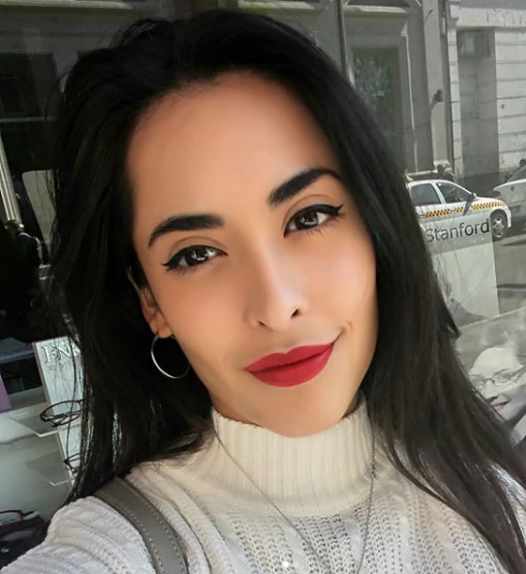
//> input picture docker_source_code/docker_composite_image_generator/prototypes/masks-test/selfie.png, 526 x 574 px
$ ./test   (built with g++ and OpenCV 4)
//> lines starting //> are read from the running program, lines starting //| are printed output that depends on the picture; after the words box and inside, x2 and y2 are one past the last pixel; in counts of white or black regions, pixels touching at a corner belong together
### docker_source_code/docker_composite_image_generator/prototypes/masks-test/randomFunc.h
#ifndef RANDOMFUNC_H_
#define RANDOMFUNC_H_
#include <random>

using namespace std;

float randomFloat(float from, float to);
int randomInt(int from, int to);

#endif

### docker_source_code/docker_composite_image_generator/prototypes/masks-test/randomFunc.cpp
#include "randomFunc.h"

using namespace std;

// [6 lines left out: function randomFloat, not called in this run]

int randomInt(int from, int to) {
        random_device                    rand_dev;
        mt19937                          generator(rand_dev());
        uniform_int_distribution<int>    distr(from, to);
        return distr(generator);
}

### docker_source_code/docker_composite_image_generator/prototypes/masks-test/test.cpp
#include <opencv2/opencv.hpp>
#include <iostream>
#include <omp.h>
#include <fstream>
#include <string>
#include <filesystem>
#include <chrono>
#include "randomFunc.h"

using namespace std;


// this tests the radom functions, lowe res, blurr, create canvas and inserting an image onto the canvas

cv::Mat getMasks(cv::Mat image, int mcolors [3]){

	cv::cvtColor(image, image, cv::COLOR_BGR2GRAY);
	double thresh = 0;
	double maxValue = 255;
	// Binary Threshold
	cv::threshold(image, image, thresh, maxValue, cv::THRESH_BINARY);
	cv::Mat mask;
	cv::cvtColor(image, image, cv::COLOR_GRAY2BGR);
    	inRange(image, cv::Scalar(255, 255, 255), cv::Scalar(255, 255, 255), mask);
    	image.setTo(cv::Scalar(mcolors[0], mcolors[1], mcolors[2]), mask);
	return image;

}

int main(){

	cv::Mat objectImage = cv::imread("../selfie.png");
//> objectImage is the input picture: 574 rows x 526 cols, CV_8UC3; mean B, G, R 85.7, 97.7, 110.1

	cout << "resising an image" << endl;
	cv::resize(objectImage, objectImage, cv::Size(300, 300));
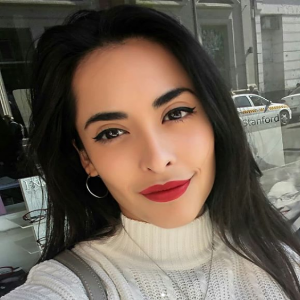
//> objectImage: 300 rows x 300 cols, CV_8UC3; mean B, G, R 85.6, 97.6, 110

	cout << "creating an image" << endl;
	imshow("object",objectImage);
	int k = cv::waitKey(0);
//> the space key is pressed
	cv::Mat canvas(600, 1200, CV_8UC3, cv::Scalar(0,0,0));

	cout << "putting the object in the image" << endl;
	// define x1, x2, y1, y2
	int x1 = randomInt(30, 300);
	int y1 = randomInt(30, 300);
	int x2 = objectImage.cols;
//> x2 = 300
	int y2 = objectImage.rows;
//> y2 = 300
	cv::Mat insetImage(canvas, cv::Rect(x1, y1, x2, y2));
	objectImage.copyTo(insetImage);
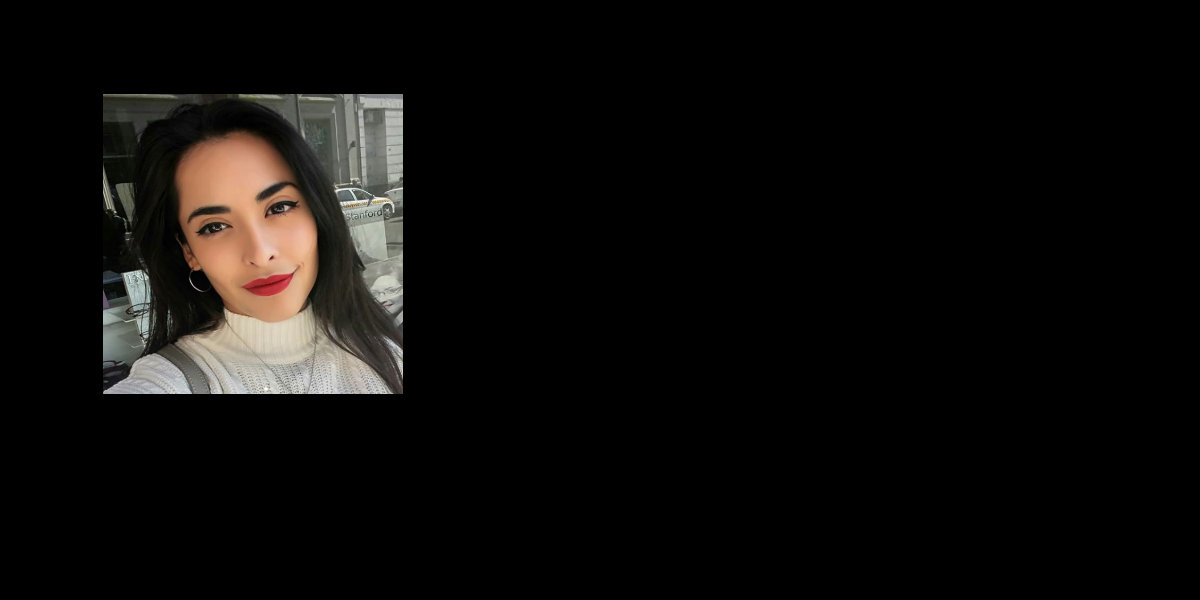
//> canvas: 600 rows x 1200 cols, CV_8UC3; mean B, G, R 10.7, 12.2, 13.7

	cout << "applying transformations" << endl;

	// colors will need to be generated according to the label
	int mcolors [3] = {23, 245, 70};
	cv::Mat mask = getMasks(canvas.clone(), mcolors);
//> in getMasks, `cv::cvtColor(image, image, cv::COLOR_BGR2GRAY);`:
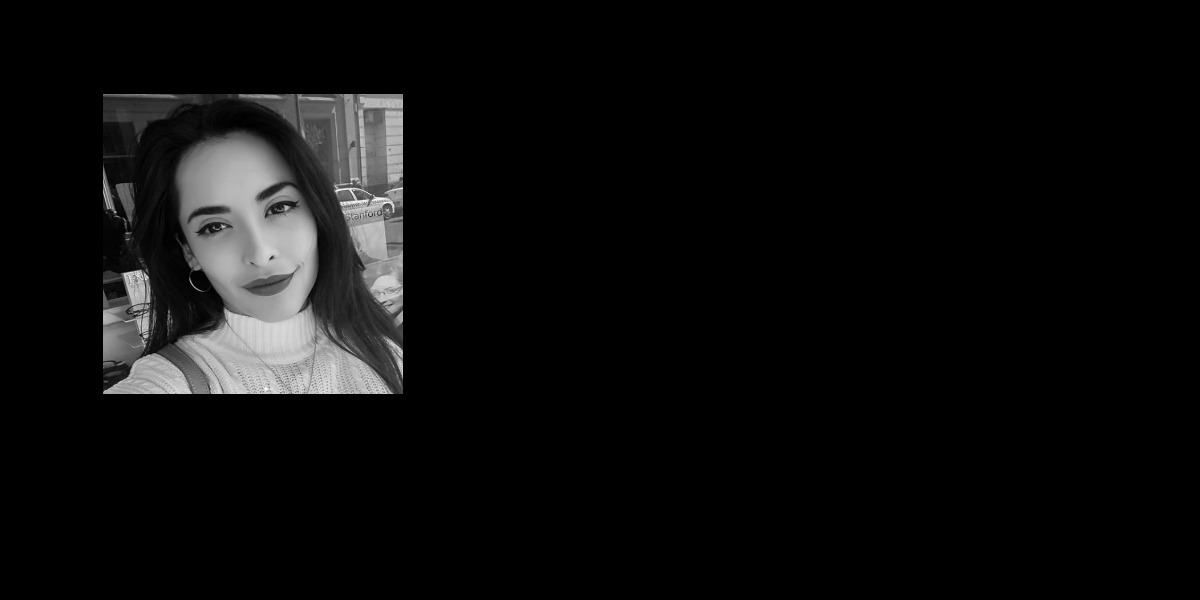
//> image: 600 rows x 1200 cols, CV_8UC1; min 0, max 255, mean 12.5
//> in getMasks, `cv::cvtColor(image, image, cv::COLOR_GRAY2BGR);`: image: 600 rows x 1200 cols, CV_8UC3; 12.5% white; 1 white region, box (x1, y1, x2, y2) and area: (103, 94, 403, 394) 89977
//> in getMasks, `image.setTo(cv::Scalar(mcolors[0], mcolors[1], mcolors[2]), mask);`:
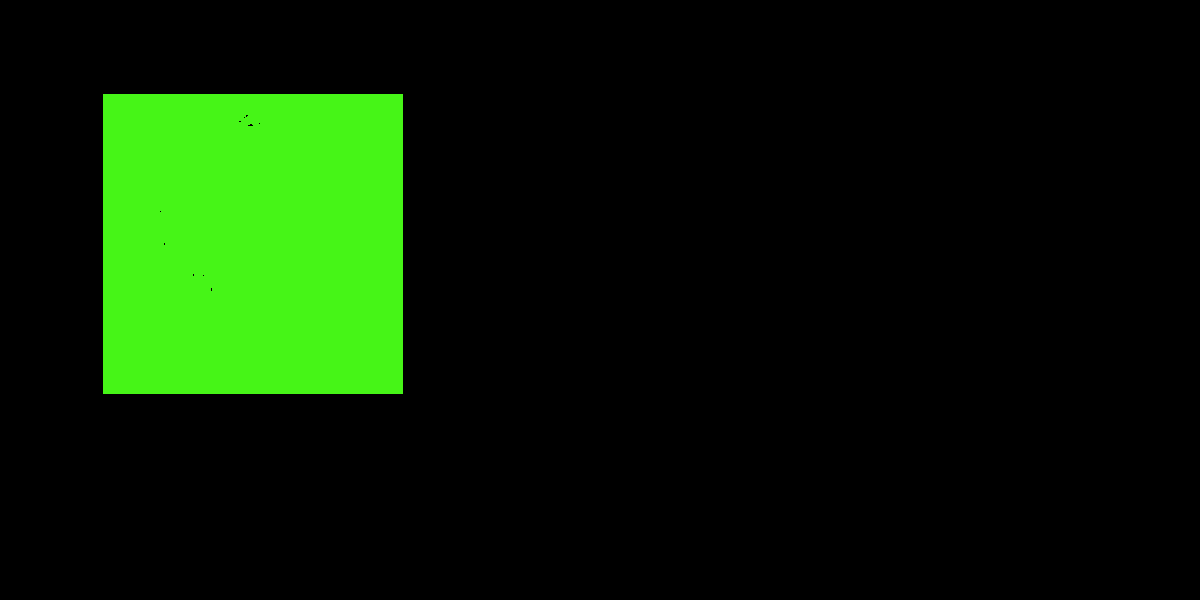
//> image: 600 rows x 1200 cols, CV_8UC3; mean B, G, R 2.9, 30.6, 8.7

	imshow("mask",mask);
	k = cv::waitKey(0);
//> the space key is pressed


	return 0;


}
